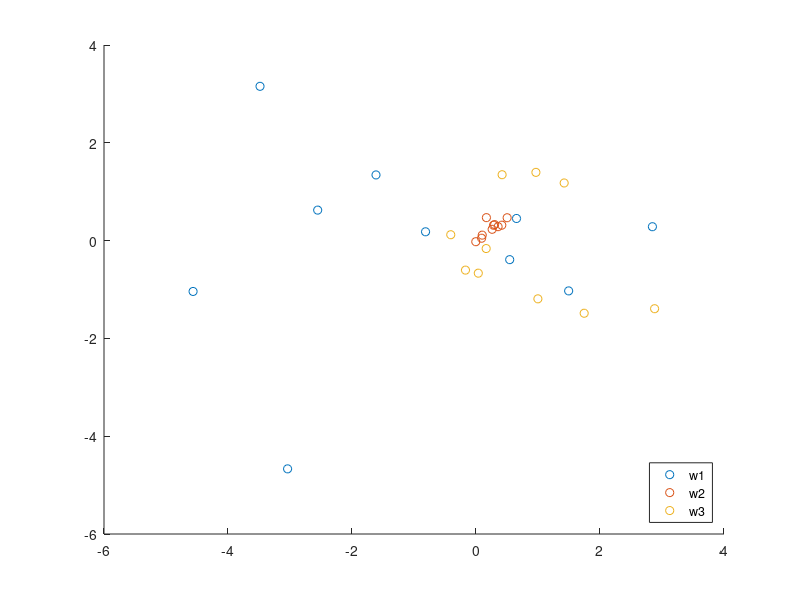

Here is the MATLAB script that generated this plot:
clear;
clc;

% (Three samples, Features data, Three categories)
w = zeros(3,10,3);
w(:,:,1) = [
    0.42 -0.2 1.3 0.39 -1.6 -0.029 -0.23 0.27 -1.9 0.87;
    -0.087 -3.3 -0.32 0.71 -5.3 0.89 1.9 -0.3 0.76 -1;
    0.58 -3.4 1.7 0.23 -0.15 -4.7 2.2 -0.87 -2.1 -2.6];

w(:,:,2) = [
    -0.4 -0.31 0.38 -0.15 -0.35 0.17 -0.011 -0.27 -0.065 -0.12;
    0.58 0.27 0.055 0.53 0.47 0.69 0.55 0.61 0.49 0.054;
    0.089 -0.04 -0.035 0.011 0.034 0.1 -0.18 0.12 0.0012 -0.063];
    
w(:,:,3) = [
    0.83 1.1 -0.44 0.047 0.28 -0.39 0.34 -0.3 1.1 0.18;
    1.6 1.6 -0.41 -0.45 0.35 -0.48 -0.079 -0.22 1.2 -0.11;
    -0.014 0.48 0.32 1.4 3.1 0.11 0.14 2.2 -0.46 -0.49];

m = zeros(3,1);
for j = 1:3
    for i = 1:10
        m = m + w(:,i,j);
    end
end
m = m/30;

S = zeros(3,3);
for j = 1:3
    for i = 1:10
    tmp = w(:,i,j) - m;
    S = S + tmp*tmp';
    end
end
disp("(a) scatter matrix S = ");disp(S);

ori_C = eig(S);
sort_C = sort(eig(S),1,'descend');
index_1 = 0; % 最大eignevalue的索引
index_2 = 0; % 次大eignevalue的索引
for i = 1:3
    if (ori_C(i) == sort_C(1))
        index_1 = i;
    end
    if (ori_C(i) == sort_C(2))
        index_2 = i;
    end
end

[A, B] = eig(S);% eigenvector eigenvalue
eigenvector = zeros(3,1,2);
eigenvector(:,:,1) = [A(1,index_1);A(2,index_1);A(3,index_1)];% 最大eignevalue 對應的eigenvector
eigenvector(:,:,2) = [A(1,index_2);A(2,index_2);A(3,index_2)];% 次大eignevalue 對應的eigenvector
fprintf("(b) Two largest eigenvalues = %.4f and %.4f\n", sort_C(1), sort_C(2));
fprintf("    Two largest eigenvectors = [%.4f; %.4f; %.4f] and [%.4f; %.4f; %.4f]\n",eigenvector(:,:,1),eigenvector(:,:,2));


% ak=et(xk-m)
a = zeros(2,10,3);
for k = 1:3
    for j = 1:10
        for i = 1:2
            a(i,j,k) = eigenvector(:,:,i)'*(w(:,j,k)-m);
        end
    end
end

figure('Name','(c)');
scatter(a(1,:,1),a(2,:,1),'r*')
hold on
scatter(a(1,:,2),a(2,:,2),'gx')
hold on
scatter(a(1,:,3),a(2,:,3),'bo')
hold on;
legend('w1','w2','w3','location','southeast');

% mu
mu = zeros(2,1,3);
for j = 1:3
    for i = 1:10
        mu(:,1,j) = mu(:,1,j) + a(:,i,j);
    end
end
mu = mu/10;

% sigma
sigma = zeros(2, 2, 3);
for j = 1:3
    for i = 1:10
        tmp = a(:,i,j) - mu(:,1,j);
        sigma(:,:,j) = sigma(:,:,j) + tmp*tmp';
    end
end
sigma = sigma/10;

w1_mis = 0;
w2_mis = 0;
w3_mis = 0;
g = zeros(3,10,3);
for j = 1:3
    for i = 1:10
        x = a(:,i,j);
        d = 2;
        g1 = -1/2*(x-mu(:,:,1))'*sigma(:,:,1)^-1*(x-mu(:,:,1))-d/2*log(2*pi)-1/2*log(det(sigma(:,:,1)))+log(1/3);
        g2 = -1/2*(x-mu(:,:,2))'*sigma(:,:,2)^-1*(x-mu(:,:,2))-d/2*log(2*pi)-1/2*log(det(sigma(:,:,2)))+log(1/3);
        g3 = -1/2*(x-mu(:,:,3))'*sigma(:,:,3)^-1*(x-mu(:,:,3))-d/2*log(2*pi)-1/2*log(det(sigma(:,:,3)))+log(1/3);
        if (j==1)
            if (g1<g2)||(g1<g3)
                w1_mis = w1_mis+1;
            end
        end
        if (j==2)
            if (g2<g1)||(g2<g3)
                w2_mis = w2_mis+1;
            end
        end
        if (j==3)
            if (g3<g1)||(g3<g2)
                w3_mis = w3_mis+1;
            end
        end 
    end
end

total_mis = (w1_mis+w2_mis+w3_mis)/30*100;
fprintf('(d) Percentage of misclassied samples: \n');
fprintf('    w1錯誤率 = %g%%\n',w1_mis*10);
fprintf('    w2錯誤率 = %g%%\n',w2_mis*10);
fprintf('    w3錯誤率 = %g%%\n',w3_mis*10);
fprintf('    總錯誤率 = %g%%\n',total_mis);